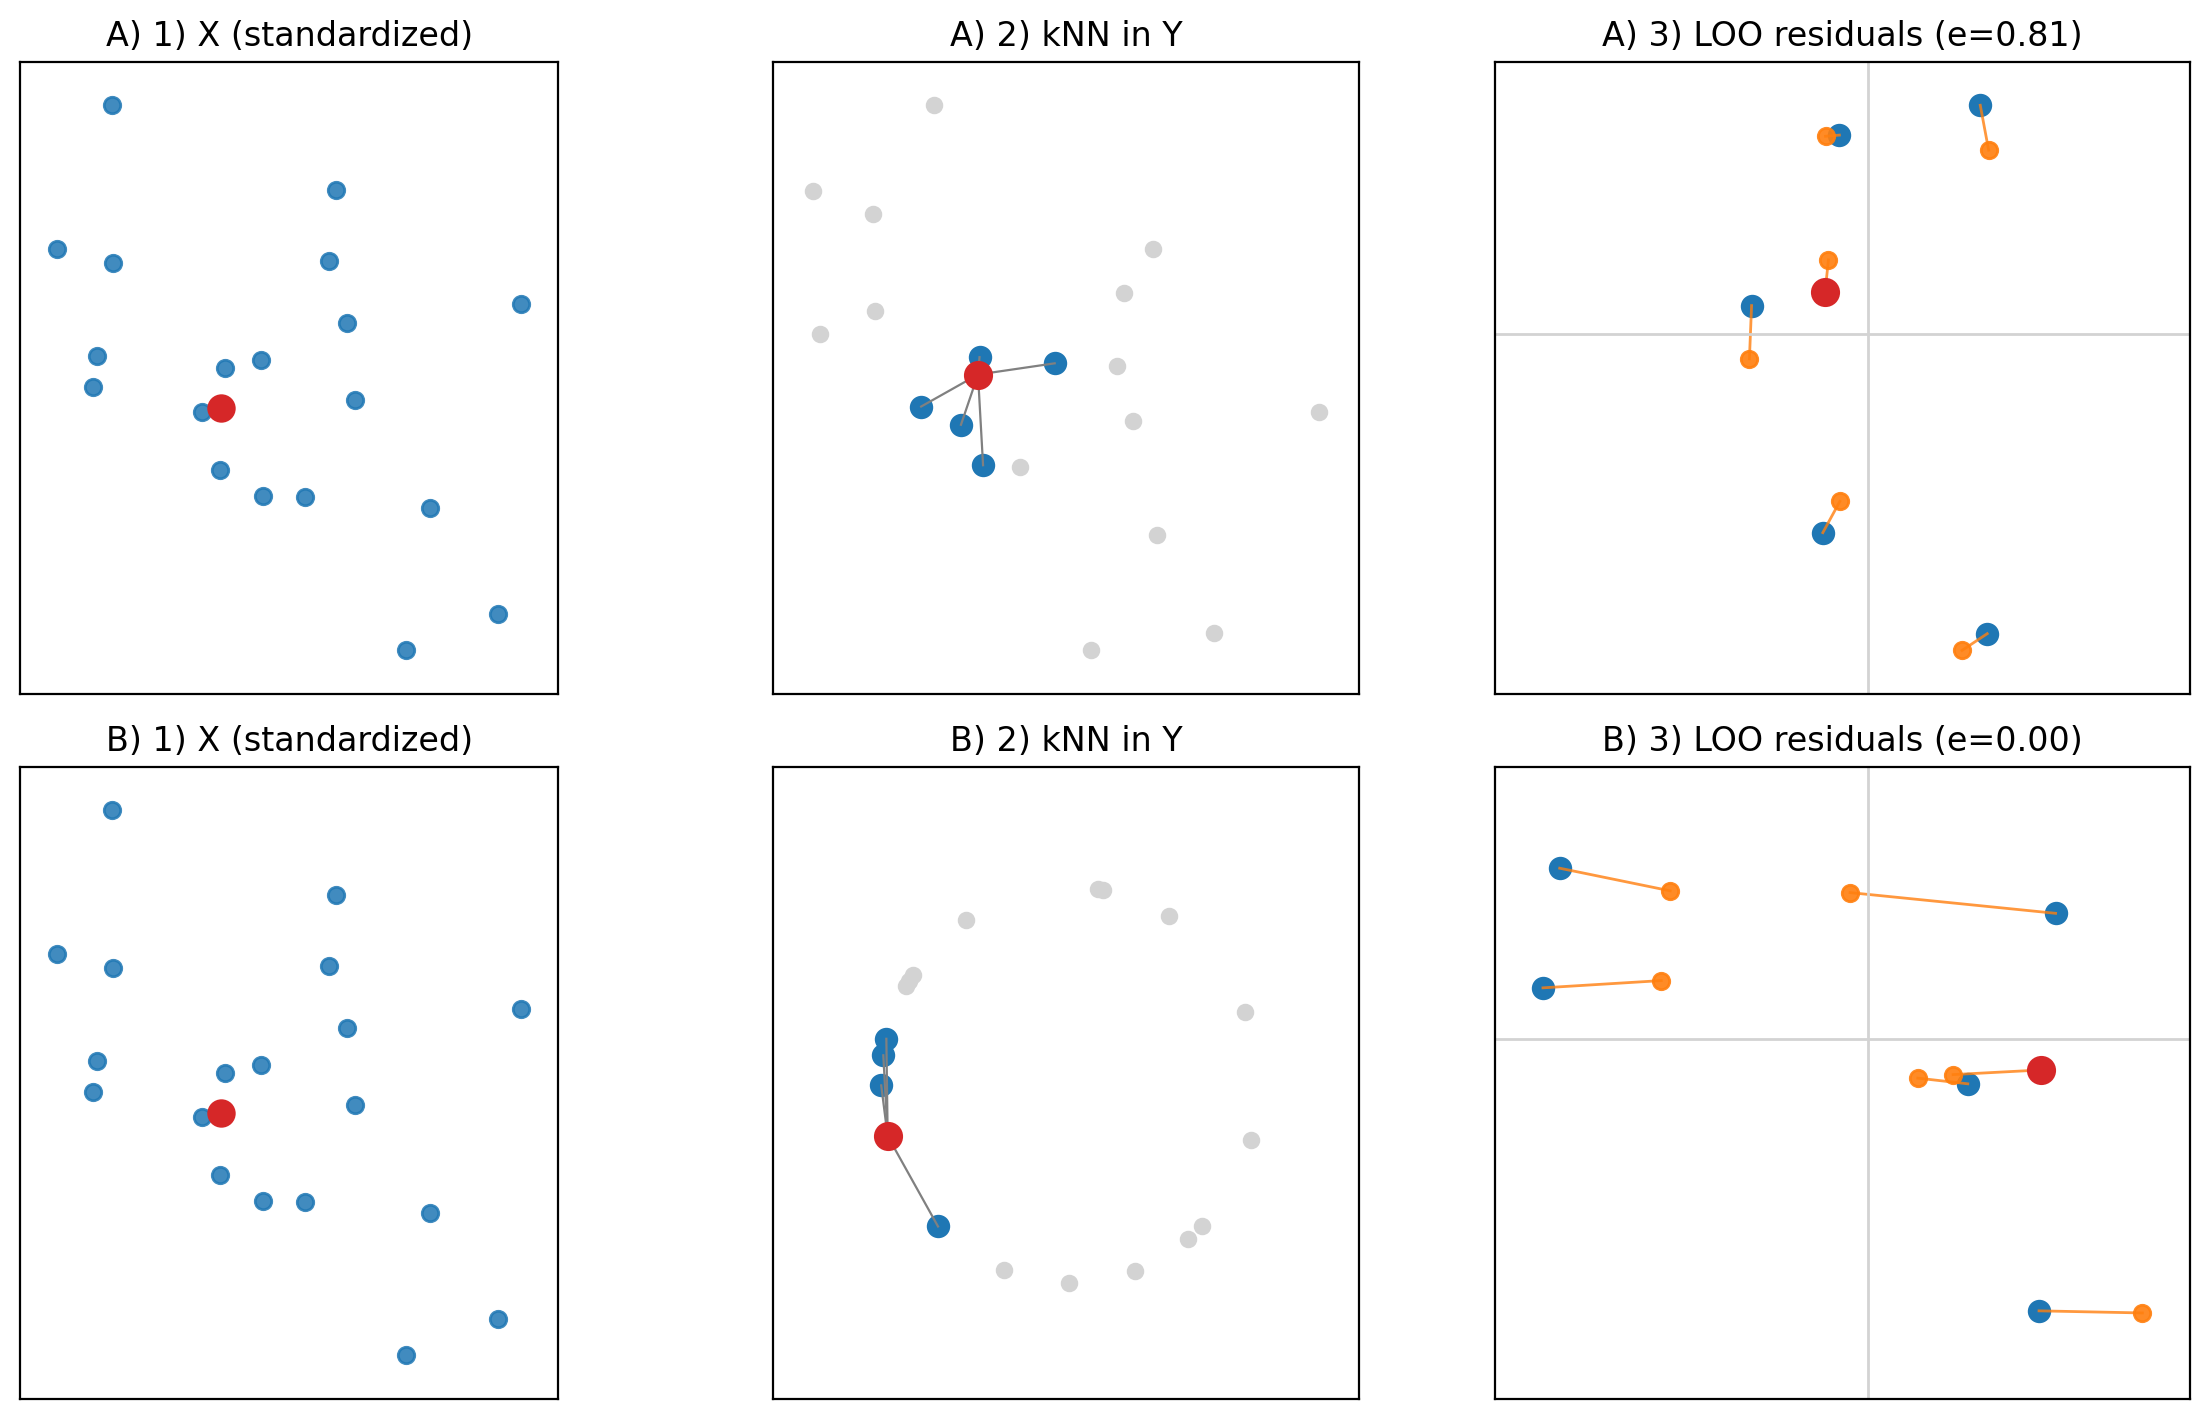

Reproduce this figure in Python.
#!/usr/bin/env python3
# -*- coding: utf-8 -*-
"""
figure_intro.py

Compact example showing how LOO explained fraction is computed from 20 points
in 2D under two mappings: (top) injective affine + noise, (bottom) projection
to a circle.
"""

from __future__ import annotations

import numpy as np
import matplotlib.pyplot as plt


def standardize(x: np.ndarray, eps: float = 1e-12) -> np.ndarray:
    mu = x.mean(axis=0)
    sd = x.std(axis=0, ddof=0)
    sd = np.where(sd < eps, 1.0, sd)
    return (x - mu) / sd


def knn_in_y(y: np.ndarray, k: int) -> np.ndarray:
    d = np.linalg.norm(y[None, :, :] - y[:, None, :], axis=-1)
    np.fill_diagonal(d, np.inf)
    idx = np.argsort(d, axis=1)[:, :k]
    return idx


def local_loo_explained_fraction(
    x: np.ndarray,
    y: np.ndarray,
    idx: int,
    k: int = 5,
    ridge: float = 1e-3,
    eps: float = 1e-12,
) -> dict:
    n = x.shape[0]
    k = min(int(k), n - 1)
    neigh = knn_in_y(y, k=k)[idx]
    J = np.concatenate([[idx], neigh])

    xb = x[J]
    yb = y[J]

    w = np.full((k + 1,), 1.0 / float(k + 1), dtype=np.float64)
    sw = np.sqrt(w)[:, None]

    mux = np.sum(w[:, None] * xb, axis=0)
    muy = np.sum(w[:, None] * yb, axis=0)
    xc = xb - mux
    yc = yb - muy

    xs = xc * sw
    ys = yc * sw

    K = ys @ ys.T
    lam = float(ridge) * (np.trace(K) / float(k + 1))
    H = K + lam * np.eye(k + 1, dtype=np.float64)

    alpha = np.linalg.solve(H, xs)
    G = np.linalg.inv(H)
    diagG = np.diag(G)
    rloo = alpha / diagG[:, None]

    num = float(np.sum(rloo * rloo))
    den = float(np.sum(xs * xs) + eps)
    explained = float(np.clip(1.0 - num / den, 0.0, 1.0))

    return dict(
        idx=idx,
        neigh=neigh,
        J=J,
        w=w,
        mux=mux,
        muy=muy,
        xc=xc,
        yc=yc,
        xs=xs,
        ys=ys,
        rloo=rloo,
        explained=explained,
    )


def _plot_row(
    axes: np.ndarray,
    xz: np.ndarray,
    yz: np.ndarray,
    info: dict,
    row_label: str,
) -> None:
    focus = int(info["idx"])

    ax = axes[0]
    ax.scatter(xz[:, 0], xz[:, 1], c="tab:blue", s=35, alpha=0.85)
    ax.scatter(xz[focus, 0], xz[focus, 1], c="tab:red", s=85, zorder=5)
    ax.set_title(f"{row_label} 1) X (standardized)")
    ax.set_aspect("equal", adjustable="box")
    ax.set_xticks([])
    ax.set_yticks([])

    ax = axes[1]
    ax.scatter(yz[:, 0], yz[:, 1], c="lightgray", s=28)
    ax.scatter(yz[info["J"], 0], yz[info["J"], 1], c="tab:blue", s=55)
    ax.scatter(yz[focus, 0], yz[focus, 1], c="tab:red", s=90, zorder=5)
    for j in info["neigh"]:
        ax.plot([yz[focus, 0], yz[j, 0]], [yz[focus, 1], yz[j, 1]], color="gray", linewidth=0.8)
    ax.set_title(f"{row_label} 2) kNN in Y")
    ax.set_aspect("equal", adjustable="box")
    ax.set_xticks([])
    ax.set_yticks([])

    ax = axes[2]
    ax.scatter(info["xc"][:, 0], info["xc"][:, 1], c="tab:blue", s=55)
    ax.scatter(info["xc"][0, 0], info["xc"][0, 1], c="tab:red", s=90, zorder=5)
    retracted = info["xc"] - info["rloo"]
    for p, q in zip(retracted, info["xc"]):
        ax.plot([p[0], q[0]], [p[1], q[1]], color="tab:orange", linewidth=1.0, alpha=0.8)
    ax.scatter(retracted[:, 0], retracted[:, 1], c="tab:orange", s=35, alpha=0.9)
    ax.axhline(0.0, color="lightgray", linewidth=1.0)
    ax.axvline(0.0, color="lightgray", linewidth=1.0)
    ax.set_title(f"{row_label} 3) LOO residuals (e={info['explained']:.2f})")
    ax.set_aspect("equal", adjustable="box")
    ax.set_xticks([])
    ax.set_yticks([])


def main() -> None:
    rng = np.random.default_rng(4)

    n = 20
    x = rng.normal(0.0, 1.0, size=(n, 2))

    # Top row: injective affine + noise (more noise than before)
    A = np.array([[1.2, 0.3], [-0.4, 0.9]], dtype=np.float64)
    b = np.array([0.7, -0.2], dtype=np.float64)
    noise_inj = 0.12 * rng.normal(0.0, 1.0, size=(n, 2))
    y_inj = (x @ A.T) + b + noise_inj

    # Bottom row: projection onto a circle
    angles = np.arctan2(x[:, 1], x[:, 0])
    y_circle = np.stack([np.cos(angles), np.sin(angles)], axis=1)

    xz = standardize(x)
    yz_inj = standardize(y_inj)
    yz_circle = standardize(y_circle)

    focus = 0
    k = 5
    info_inj = local_loo_explained_fraction(xz, yz_inj, idx=focus, k=k, ridge=1e-3)
    info_circle = local_loo_explained_fraction(xz, yz_circle, idx=focus, k=k, ridge=1e-3)

    fig, axes = plt.subplots(2, 3, figsize=(12.0, 7.2), dpi=200)
    _plot_row(axes[0], xz, yz_inj, info_inj, row_label="A)")
    _plot_row(axes[1], xz, yz_circle, info_circle, row_label="B)")

    # Match extents within each column
    def _limits(arr: np.ndarray, pad: float = 0.08) -> tuple[tuple[float, float], tuple[float, float]]:
        xmin, ymin = arr.min(axis=0)
        xmax, ymax = arr.max(axis=0)
        dx = xmax - xmin
        dy = ymax - ymin
        return (xmin - pad * dx, xmax + pad * dx), (ymin - pad * dy, ymax + pad * dy)

    x_limits, y_limits = _limits(np.vstack([xz, xz]))
    ycol_limits, ycol_ylimits = _limits(np.vstack([yz_inj, yz_circle]))

    r_inj = info_inj["xc"]
    r_circle = info_circle["xc"]
    ret_inj = r_inj - info_inj["rloo"]
    ret_circle = r_circle - info_circle["rloo"]
    r_limits, r_ylimits = _limits(np.vstack([r_inj, r_circle, ret_inj, ret_circle]))

    for ax in axes[:, 0]:
        ax.set_xlim(*x_limits)
        ax.set_ylim(*y_limits)
    for ax in axes[:, 1]:
        ax.set_xlim(*ycol_limits)
        ax.set_ylim(*ycol_ylimits)
    for ax in axes[:, 2]:
        ax.set_xlim(*r_limits)
        ax.set_ylim(*r_ylimits)

    fig.tight_layout()
    fig.savefig("figure_intro.png", bbox_inches="tight", dpi=200)
    fig.savefig("figure_intro.pdf", bbox_inches="tight")

    print(f"Explained fraction (injective, focus={focus}): {info_inj['explained']:.4f}")
    print(f"Explained fraction (circle, focus={focus}): {info_circle['explained']:.4f}")


if __name__ == "__main__":
    main()
